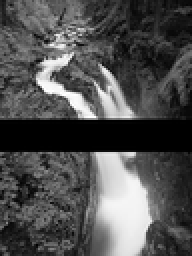
%> input picture Assignment2-images/test_im2.bmp, 96 x 128 px, shrunk from 240 x 320 before the run (shown 2 times larger)
$ octave inpainting.m   (GNU Octave 9; MATLAB toolbox functions it lacks are replaced by stand-ins)
%> lines starting %> are read from the running program, lines starting %| are printed output that depends on the picture; in (x1, y1, x2, y2) boxes, pixels count from 0 and x2, y2 are one past the last pixel; in counts of white or black regions, pixels touching at a corner belong together; the program's own positions count from 1
### GetUnfilledNeighbors.m
function [ PixelList ] = GetUnfilledNeighbors( filled )
%UNTITLED3 Summary of this function goes here
%   Detailed explanation goes here
PixelList = cell(1, 1000);
% bi = double(image > 0);
% se = strel('square', 3);
se = ones(3);
% dilated = imdilate(bi, se);
convolved = conv2(filled, se, 'same');
neighbors = convolved .* ~filled;
% [5 lines of commented-out code are left out]
[rows, cols] = find(neighbors > 0);
for i = 1:numel(rows);
    PixelList{i} = [rows(i), cols(i)];
end
PixelList(numel(rows) + 1 : 1000) = [];
end

### inpainting.m
sample = double(imread('Assignment2-images/test_im2.bmp'));
%> sample: size 128x96 double; min 0, max 255, mean 79.4; mean of the top-left, top-right, bottom-left and bottom-right quarters 97.9, 55.9, 55.8, 108.1
image = sample;
imshow(sample, []);
filled = double(sample > 0);
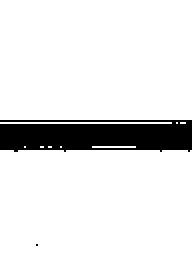
%> filled: size 128x96 double (shown 2 times larger); values 0 (black) and 1 (white), 89.2% white; 2 black regions (1 under 20 px), largest, box (x1, y1, x2, y2) and area: (0, 60, 96, 76) 1327
windowSize = 15;
j = 0;
while ~all(all(filled));
    j = j + 1;
    j
    PixelList = GetUnfilledNeighbors(filled);
    for i=1:numel(PixelList);
        [Template, ValidMask] = GetNeighborhoodWindow(PixelList{i}, image, windowSize, filled);
        [Matches, ssd] = Find(Template, sample, ValidMask);
        randPick = ceil(rand *(numel(Matches) - 1) + 1);
        Match = Matches{randPick};
        PixelRow = PixelList{i}(1);
        PixelCol = PixelList{i}(2);
        MatchRow = Match(1);
        MatchCol = Match(2);
        image(PixelRow, PixelCol) = sample(MatchRow, MatchCol);
        filled(PixelRow, PixelCol) = 1;
    end
end
%> this loop made 7 passes
%> pass 1, in GetUnfilledNeighbors, `convolved = conv2(filled, se, 'same');`:
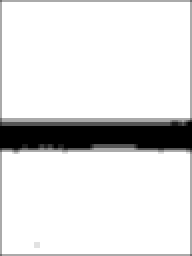
%> convolved: size 128x96 double (shown 2 times larger); min 0, max 9, mean 7.93; drawn with min black and max white
%> pass 1, in GetUnfilledNeighbors, `neighbors = convolved .* ~filled;`:
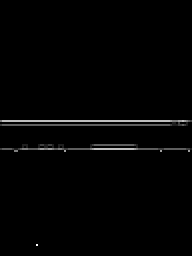
%> neighbors: size 128x96 double (shown 2 times larger); min 0, max 8, mean 0.107; drawn with min black and max white
%> pass 2, in GetUnfilledNeighbors (call 2), `convolved = conv2(filled, se, 'same');`:
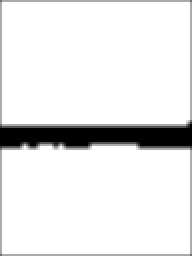
%> convolved: size 128x96 double (shown 2 times larger); min 0, max 9, mean 8.18; drawn with min black and max white
%> pass 2, in GetUnfilledNeighbors (call 2), `neighbors = convolved .* ~filled;`:
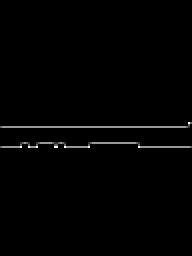
%> neighbors: size 128x96 double (shown 2 times larger); min 0, max 5, mean 0.0495; drawn with min black and max white
%> after the loop: filled: size 128x96 double; 10.81% of pixels changed, all inside (x1, y1, x2, y2) = (0, 60, 96, 123)
%> after the loop:
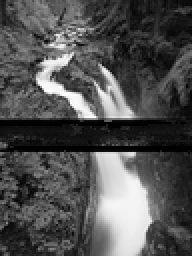
%> image: size 128x96 double (shown 2 times larger); min 1, max 255, mean 81.4
imshow(image,[]);

$ run again, with Assignment2-images/test_im1.bmp copied over Assignment2-images/test_im2.bmp
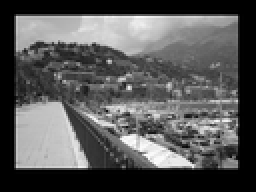
%> input picture Assignment2-images/test_im1.bmp, 128 x 96 px, shrunk from 320 x 240 before the run (shown 2 times larger)
%> `filled = double(sample > 0);`:
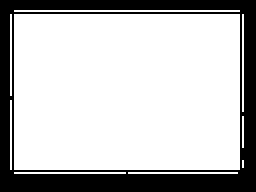
%> filled: size 96x128 double (shown 2 times larger); values 0 (black) and 1 (white), 74.7% white; 1 black region, box (x1, y1, x2, y2) and area: (0, 0, 128, 96) 3105
%> the loop `while ~all(all(filled));` made 9 passes
%> after the loop `while ~all(all(filled));`:
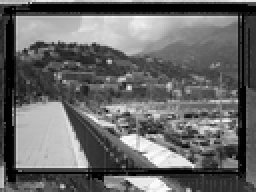
%> image: size 96x128 double (shown 2 times larger); min 1, max 255, mean 104.5
